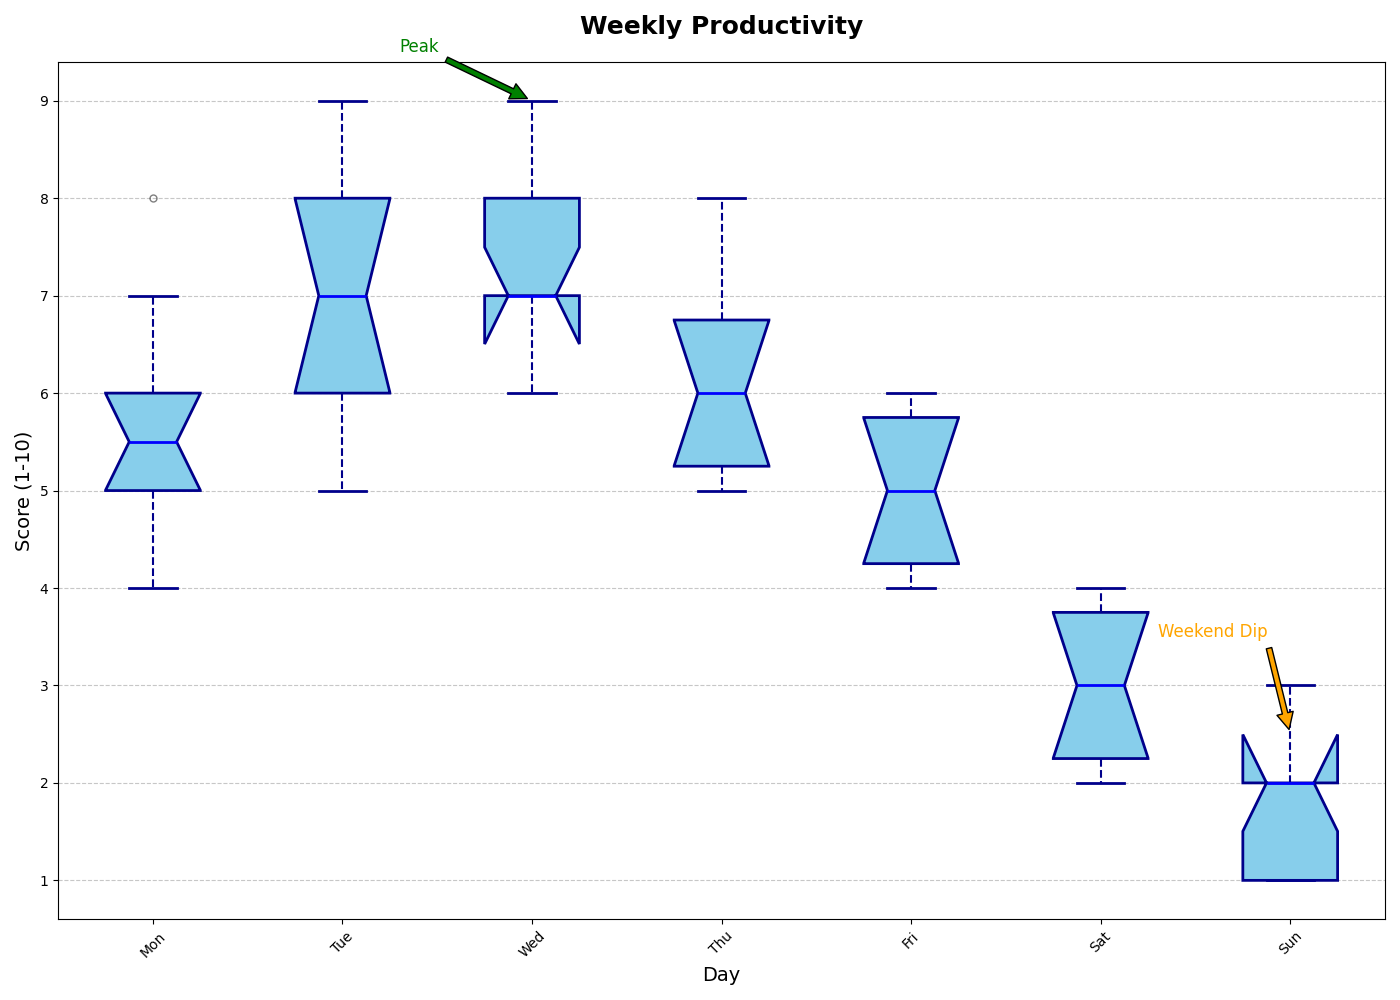

The script that drew this image:
import matplotlib.pyplot as plt
import numpy as np

# Create fictional productivity data over the days of the week
productivity_data = {
    'Mon': [4, 5, 6, 5, 7, 8, 5, 6, 4, 6],
    'Tue': [6, 7, 5, 6, 8, 9, 7, 6, 8, 9],
    'Wed': [7, 8, 6, 7, 9, 9, 7, 8, 6, 7],
    'Thu': [5, 6, 5, 6, 7, 7, 8, 6, 5, 6],
    'Fri': [4, 5, 4, 5, 6, 6, 5, 4, 5, 6],
    'Sat': [2, 3, 2, 4, 3, 4, 3, 2, 3, 4],
    'Sun': [1, 2, 1, 3, 2, 2, 3, 1, 2, 1]
}

box_plot_data = list(productivity_data.values())

fig, ax = plt.subplots(figsize=(14, 10))

boxprops = dict(linestyle='-', linewidth=2, color='darkblue', facecolor='skyblue')
medianprops = dict(linestyle='-', linewidth=2, color='blue')
whiskerprops = dict(linestyle='--', linewidth=1.5, color='darkblue')
capprops = dict(linestyle='-', linewidth=2, color='darkblue')

ax.boxplot(box_plot_data, labels=productivity_data.keys(), patch_artist=True,
           boxprops=boxprops, medianprops=medianprops,
           whiskerprops=whiskerprops, capprops=capprops,
           flierprops=dict(marker='o', color='red', markersize=5, alpha=0.5),
           notch=True)

ax.set_title("Weekly Productivity", fontsize=18, fontweight='bold', loc='center', pad=20)
ax.set_ylabel('Score (1-10)', fontsize=14)
ax.set_xlabel('Day', fontsize=14)

ax.annotate('Peak', xy=(3, 9), xytext=(2.3, 9.5), fontsize=12, color='green',
             arrowprops=dict(facecolor='green', shrink=0.05))
ax.annotate('Weekend Dip', xy=(7, 2.5), xytext=(6.3, 3.5), fontsize=12, color='orange',
             arrowprops=dict(facecolor='orange', shrink=0.05))

ax.grid(axis='y', linestyle='--', alpha=0.7)

plt.xticks(rotation=45)
plt.tight_layout()
plt.show()
